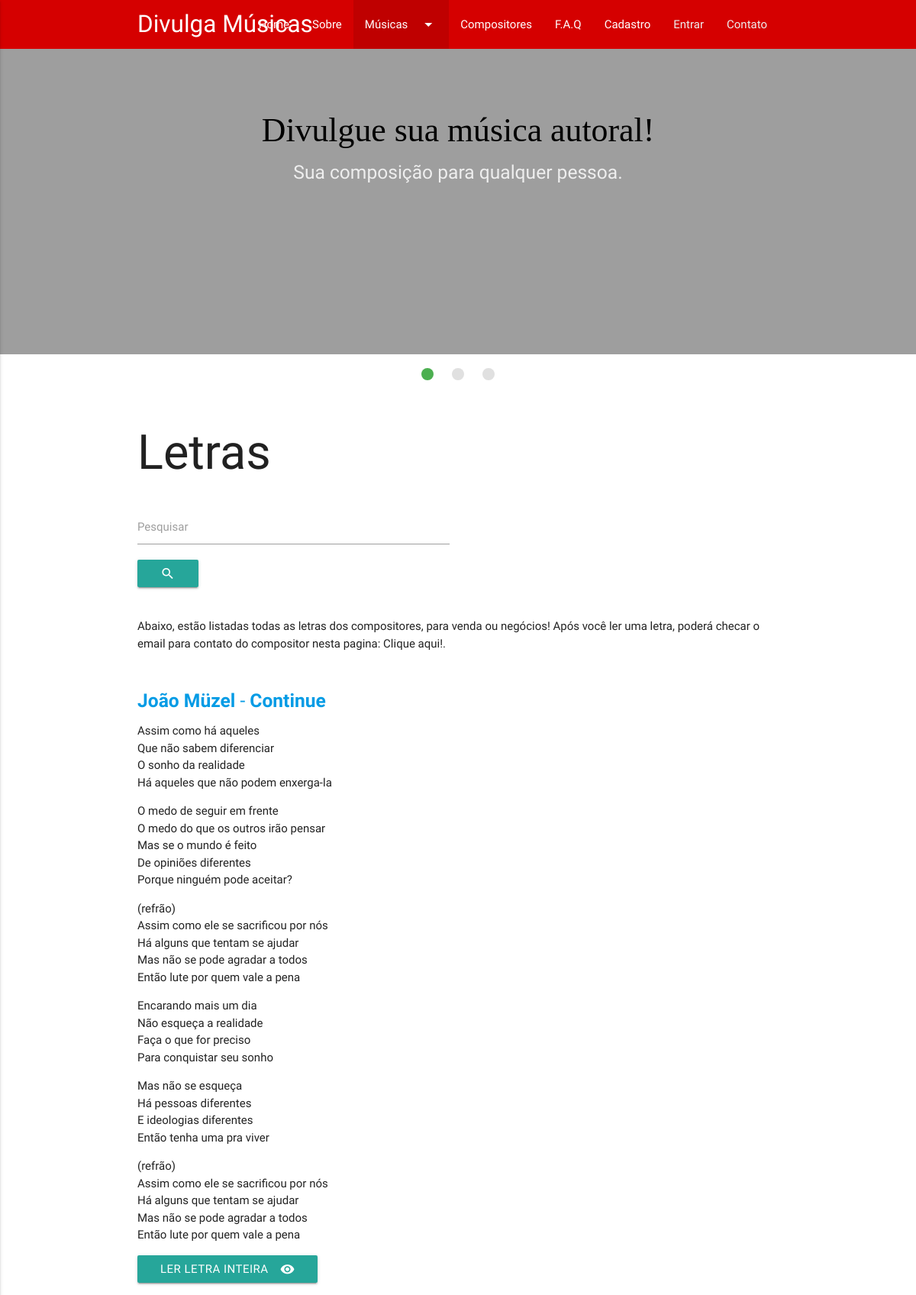
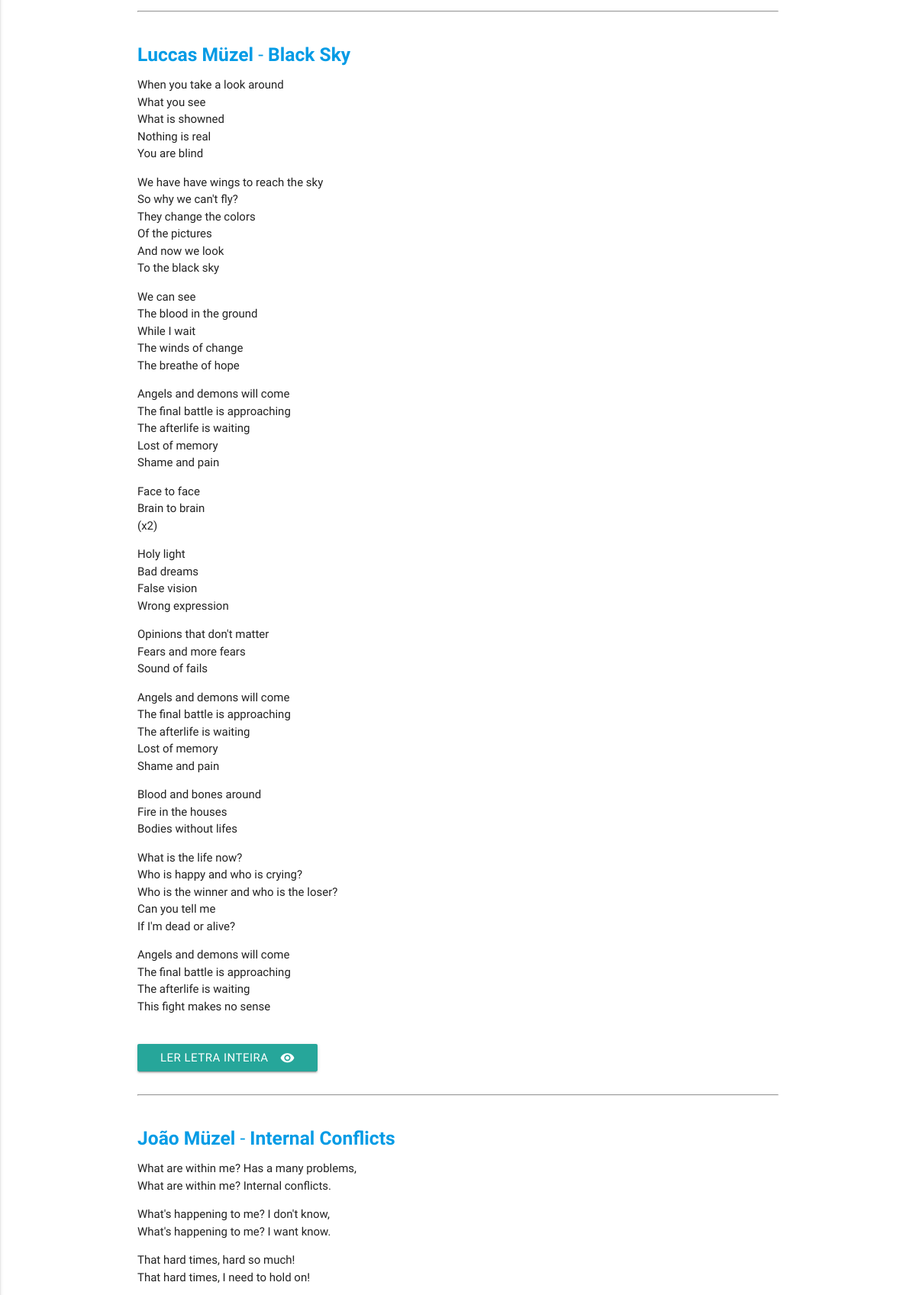
The page /Letras.php (upper part) on the database its author committed (2 pictures, top to bottom).
### tables this page shows
CREATE TABLE IF NOT EXISTS `musica` (
  `idmusica` int(11) NOT NULL AUTO_INCREMENT,
  `titulo` varchar(45) DEFAULT NULL,
  `autor` varchar(45) NOT NULL,
  `data` date NOT NULL,
  `letra` text NOT NULL,
  `partitura` varchar(45) NOT NULL,
  `fins` varchar(15) NOT NULL,
  `genero` varchar(45) NOT NULL,
  PRIMARY KEY (`idmusica`)
);

### Letras.php (the view, shortened to what this page needs)
<?php
	try{
		$conexao = new PDO('mysql:host=localhost; dbname=tcc', 'root', '');
		$conexao ->setAttribute(PDO::ATTR_ERRMODE, PDO::ERRMODE_EXCEPTION);
	}catch(PDOException $e){
		echo 'ERROR: ' . $e->getMessage();
	}
?>
<!DOCTYPE html>
  <html>
    <head>
      <link type="text/css" rel="stylesheet" href="css/materialize.min.css"  media="screen,projection"/>
    </head>
    <body>
    <nav class="#d50000 red accent-4 z-depth-0">
    <div class="nav-wrapper container">
      <a href="Home.php" class="brand-logo left">Divulga Músicas</a>
      <ul id="nav-mobile" class="right hide-on-med-and-down">
        <li><a href="Home.php">Home</a></li>
        <li><a href="QuemSomos.php">Sobre</a></li>
        <li class="active"><a class="dropdown-button" href="#!" data-activates="dropdown1">Músicas<i class="material-icons right">arrow_drop_down</i></a></li>
        <li><a href="Compositores.php">Compositores</a></li>
          <li><a href="faq.php">F.A.Q</a></li>
        <li><a href="Cadastro.php">Cadastro</a></li>
          <li><a class="grey-text text-lighten-3" href="login.php">Entrar</a></li>
          <li><a class="grey-text text-lighten-3" href="Contato.php">Contato</a></li>
      </ul>
    </div>
  </nav>
    <div class="slider">
    <ul class="slides">
      <li>
        <img src="arquivos/imagens/1.jpg">
        <div class="caption center-align">
          <h3 id="black">Divulgue sua música autoral!</h3>
            <h5 class="center grey-text text-lighten-3">Sua composição para qualquer pessoa.</h5>
        </div>
      </li>
    </ul>
  </div>
        <br>
        <div class="container">
            <h1>Letras</h1>
                        <div class="row">
    <form class="col s12" action="Letras.php"  enctype="multipart/form-data" method="post">
      <div class="row" class="center-align">
        <div class="input-field col s6">
          <input id="pesquisa" type="text" class="validate" name="pesquisa"><button type="submit" class="btn btn-primary"><i class="material-icons">search</i></button>
          <label for="email">Pesquisar</label>
        </div>
      </div>
    </form>
            </div>
            <p>Abaixo, estão listadas todas as letras dos compositores, para venda ou negócios! Após você ler uma letra, poderá checar o email para contato do compositor nesta pagina: Clique aqui!.</p>
            <br>
            <?php
if(isset($pg)){ $pg = $_GET['pg'];}else{ $pg = 1;}
if(isset($_POST['pesquisa'])){
  $quantidade = 10000;
}else{
  $quantidade = 10;
}
$inicio = ($pg*$quantidade) - $quantidade;
if(isset($_POST['pesquisa'])){
  $busca = addslashes($_POST['pesquisa']);
  $sql = "SELECT * from musica WHERE titulo LIKE '%$busca%' ORDER BY idmusica DESC LIMIT $inicio, $quantidade ";
}else{
  $sql = "SELECT * from musica ORDER BY idmusica DESC LIMIT $inicio, $quantidade";
}
        try {
          $resultado = $conexao->prepare($sql);
          $resultado->execute();
          $contar = $resultado->rowCount();
         if ($contar > 0) {
         while ($exibe = $resultado->fetch(PDO::FETCH_OBJ)) {
          ?>
      <div class="musica">
          <a href="letrapage.php?leiamais=musica&idmusica=<?php echo $exibe->idmusica; ?>">
              <h5><b><?php echo $exibe->autor; ?> </b> - <b><?php echo $exibe->titulo; ?></b></h5></a>
           <p><?php echo $exibe->letra; ?></p>
          <a class="waves-effect waves-light btn" href="letrapage.php?leiamaisr=musica&idmusica=<?php echo $exibe->idmusica; ?>">LER LETRA INTEIRA
            <i class="material-icons right">visibility</i>
          </a>
            </div>
      <br><hr><br>
<?php
}
      }else{
        echo '<li>Sem músicas.</li><br>';
      }
    } catch (PDOException $erro) {
      echo $erro;
    }
?>
            </div>
    </body>
  </html>

### Letras.php (style rules this page uses)
h3#black { color: black; font-family: fantasy; }

### rows shown on the page
musica: autor "João Müzel", titulo "Continue", letra "Assim como há aqueles Que não sabem diferenciar O sonho da realidade Há aqueles que não podem enxerga-la O medo de seguir em frente O medo do que os outros irão pensar Mas se o mundo é feito De opiniões diferentes Porque ninguém pode aceitar? (refrão) Assim como ele se sacrificou por nós Há alguns que tentam se ajudar Mas não se pode agradar a todos Então lute por quem vale a pena Encarando mais um dia Não esqueça a realidade Faça o que for preciso Para conquistar seu sonho Mas não se esqueça Há pessoas diferentes E ideologias diferentes Então tenha uma pra viver (refrão) Assim como ele se sacrificou por nós Há alguns que tentam se ajudar Mas não se pode agradar a todos Então lute por quem…"
musica: autor "Luccas Müzel", titulo "Black Sky", letra "When you take a look around What you see What is showned Nothing is real You are blind We have have wings to reach the sky So why we can't fly? They change the colors Of the pictures And now we look To the black sky We can see The blood in the ground While I wait The winds of change The breathe of hope Angels and demons will come The final battle is approaching The afterlife is waiting Lost of memory Shame and pain Face to face Brain to brain (x2) Holy light Bad dreams False vision Wrong expression Opinions that don't matter Fears and more fears Sound of fails Angels and demons will come The final battle is approaching The afterlife is waiting Lost of memory Shame and pain Blood and bones…"
musica: autor "João Müzel", titulo "Internal Conflicts", letra "What are within me? Has a many problems, What are within me? Internal conflicts. What's happening to me? I don't know, What's happening to me? I want know. That hard times, hard so much! That hard times, I need to hold on!"
